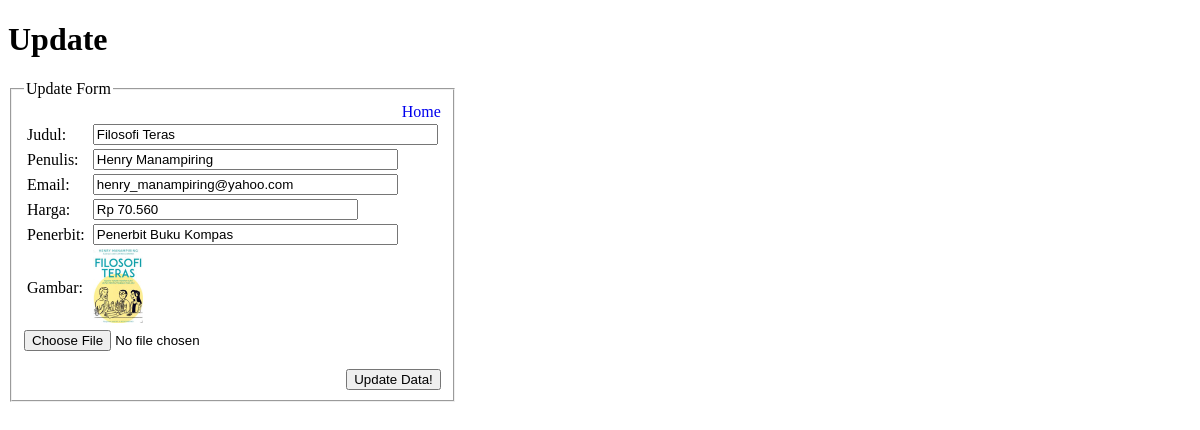
The page /functions/update.php?id=3 (signed in) on the database its author committed.
### tables this page shows
CREATE TABLE `buku` (
  `id` int(11) NOT NULL,
  `judul` varchar(50) NOT NULL,
  `penulis` varchar(50) NOT NULL,
  `email` varchar(50) DEFAULT NULL,
  `harga` varchar(50) NOT NULL,
  `penerbit` varchar(50) NOT NULL,
  `gambar` varchar(50) NOT NULL
);

### functions.php (called while the page is built, shortened)
<?php
	$conn = mysqli_connect("localhost", "root", "", "perpustakaan");
	function query( $sql ) {
		global $conn;
		$result = mysqli_query($conn, $sql);
		$rows = [];
		while ($row = mysqli_fetch_assoc($result)){
			$rows[] = $row;
		}
		return $rows;
	}
?>

### functions/update.php (the view, shortened to what this page needs)
<?php
require "../functions.php";
$id = $_GET["id"];
$book = query("SELECT * FROM buku WHERE id = $id")[0];
?>
<!DOCTYPE html>
<html>
<head>
	<link rel="stylesheet" type="text/css" href="../assets/css/style.css">
</head>
<body>
	<h1>Update</h1>
    <form action="" method="post" enctype="multipart/form-data">
    	<fieldset style="width: 400px;">
    		<legend>Update Form</legend>
    		<div align="right">
    			<a href="../index.php">Home</a>
    		</div>
	    	<table>
	    		<tr>
	    		    <td><label for="judul">Judul:&nbsp;</label></td>
	    		    <td><input size="40" type="text" name="judul" id="judul" required value="<?= $book["judul"]; ?>"></td>
	    		</tr>
	    		<tr>
	    		    <td><label for="penulis">Penulis:&nbsp;</label></td>
	    		    <td><input size="35" type="text" name="penulis" id="penulis" required value="<?= $book["penulis"]; ?>"></td>
	    		</tr>
	    		<tr>
	    		    <td><label for="email">Email:&nbsp;</label></td>
	    		    <td><input size="35" type="email" name="email" id="email" value="<?= $book["email"]; ?>"></td>
	    		</tr>
	    		<tr>
	    		    <td><label for="harga">Harga:&nbsp;</label></td>
	    		    <td><input size="30" type="text" name="harga" id="harga" required value="<?= $book["harga"]; ?>"></td>
	    		</tr>
	    		<tr>
	    		    <td><label for="penerbit">Penerbit:&nbsp;</label></td>
	    		    <td><input size="35" type="text" name="penerbit" id="penerbit" required value="<?= $book["penerbit"]; ?>"></td>
	    		</tr>
	    		<tr>
	    		    <td><label for="gambar">Gambar:&nbsp;</label></td>
	    		    <td><img width="50" src="../assets/img/<?= $book["gambar"]; ?>"></td>
	    		</tr>
	    	</table>
		    <tr>
		    <input size="20" type="file" name="gambar" id="gambar"><br><br>
		    <div align="right">
	    		<button type="submit" name="submit">Update Data!</button>
	    	</div>
    	</fieldset>
    </form>
</body>
</html>

### assets/css/style.css (style rules this page uses)
a { text-decoration: none; }
body { font-family: verdana; }
img { align: center; }

### rows shown on the page
buku: judul "Filosofi Teras", penulis "Henry Manampiring", email "henry_manampiring@yahoo.com", harga "Rp 70.560", penerbit "Penerbit Buku Kompas", gambar (picture)
